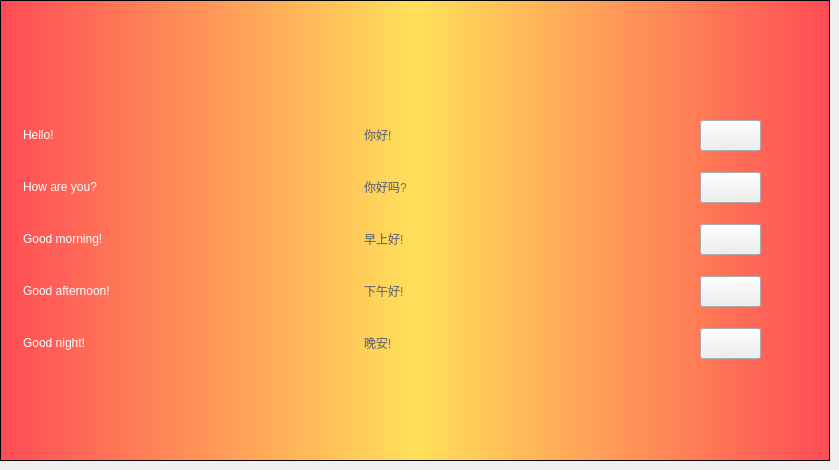
  <widget class="QWidget" name="tab_9">
   <attribute name="title">
    <string>Mandarin</string>
   </attribute>
   <widget class="QFrame" name="frame_9">
    <property name="geometry">
     <rect>
      <x>0</x>
      <y>0</y>
      <width>830</width>
      <height>461</height>
     </rect>
    </property>
    <property name="styleSheet">
     <string notr="true">QFrame {
	color: white;
}

QFrame#frame_9 { 
	background-color: qlineargradient(spread:pad, x1:0, y1:0, x2:1, y2:0, stop:0 rgba(255, 75, 85, 255), stop:0.5 rgba(255, 225, 90, 255), stop:1 rgba(255, 75, 85, 255));
}</string>
    </property>
    <property name="frameShape">
     <enum>QFrame::StyledPanel</enum>
    </property>
    <property name="frameShadow">
     <enum>QFrame::Raised</enum>
    </property>
    <widget class="QLabel" name="lb_flag_mandarin">
     <property name="geometry">
      <rect>
       <x>364</x>
       <y>20</y>
       <width>102</width>
       <height>64</height>
      </rect>
     </property>
     <property name="styleSheet">
      <string notr="true"/>
     </property>
     <property name="text">
      <string/>
     </property>
    </widget>
    <widget class="QLabel" name="label_85">
     <property name="geometry">
      <rect>
       <x>23</x>
       <y>112</y>
       <width>100</width>
       <height>46</height>
      </rect>
     </property>
     <property name="styleSheet">
      <string notr="true">font: 75 28pt &quot;Trebuchet MS&quot;;</string>
     </property>
     <property name="text">
      <string>Hello!</string>
     </property>
    </widget>
    <widget class="QLabel" name="label_86">
     <property name="geometry">
      <rect>
       <x>23</x>
       <y>320</y>
       <width>196</width>
       <height>46</height>
      </rect>
     </property>
     <property name="styleSheet">
      <string notr="true">font: 75 28pt &quot;Trebuchet MS&quot;;</string>
     </property>
     <property name="text">
      <string>Good night!</string>
     </property>
    </widget>
    <widget class="QLabel" name="label_87">
     <property name="geometry">
      <rect>
       <x>23</x>
       <y>164</y>
       <width>219</width>
       <height>46</height>
      </rect>
     </property>
     <property name="styleSheet">
      <string notr="true">font: 75 28pt &quot;Trebuchet MS&quot;;</string>
     </property>
     <property name="text">
      <string>How are you?</string>
     </property>
    </widget>
    <widget class="QLabel" name="label_88">
     <property name="geometry">
      <rect>
       <x>23</x>
       <y>216</y>
       <width>246</width>
       <height>46</height>
      </rect>
     </property>
     <property name="styleSheet">
      <string notr="true">font: 75 28pt &quot;Trebuchet MS&quot;;</string>
     </property>
     <property name="text">
      <string>Good morning!</string>
     </property>
    </widget>
    <widget class="QLabel" name="label_89">
     <property name="geometry">
      <rect>
       <x>23</x>
       <y>268</y>
       <width>273</width>
       <height>46</height>
      </rect>
     </property>
     <property name="styleSheet">
      <string notr="true">font: 75 28pt &quot;Trebuchet MS&quot;;</string>
     </property>
     <property name="text">
      <string>Good afternoon!</string>
     </property>
    </widget>
    <widget class="QPushButton" name="bt_mandarin_1">
     <property name="enabled">
      <bool>true</bool>
     </property>
     <property name="geometry">
      <rect>
       <x>700</x>
       <y>120</y>
       <width>61</width>
       <height>31</height>
      </rect>
     </property>
     <property name="styleSheet">
      <string notr="true"/>
     </property>
     <property name="text">
      <string/>
     </property>
    </widget>
    <widget class="QPushButton" name="bt_mandarin_2">
     <property name="geometry">
      <rect>
       <x>700</x>
       <y>172</y>
       <width>61</width>
       <height>31</height>
      </rect>
     </property>
     <property name="text">
      <string/>
     </property>
    </widget>
    <widget class="QPushButton" name="bt_mandarin_3">
     <property name="geometry">
      <rect>
       <x>700</x>
       <y>224</y>
       <width>61</width>
       <height>31</height>
      </rect>
     </property>
     <property name="text">
      <string/>
     </property>
    </widget>
    <widget class="QPushButton" name="bt_mandarin_4">
     <property name="geometry">
      <rect>
       <x>700</x>
       <y>276</y>
       <width>61</width>
       <height>31</height>
      </rect>
     </property>
     <property name="text">
      <string/>
     </property>
    </widget>
    <widget class="QPushButton" name="bt_mandarin_5">
     <property name="geometry">
      <rect>
       <x>700</x>
       <y>328</y>
       <width>61</width>
       <height>31</height>
      </rect>
     </property>
     <property name="text">
      <string/>
     </property>
    </widget>
    <widget class="QLabel" name="label_90">
     <property name="geometry">
      <rect>
       <x>364</x>
       <y>216</y>
       <width>246</width>
       <height>46</height>
      </rect>
     </property>
     <property name="styleSheet">
      <string notr="true">font: 75 28pt &quot;Trebuchet MS&quot;;
color: #717171;</string>
     </property>
     <property name="text">
      <string>早上好!</string>
     </property>
    </widget>
    <widget class="QLabel" name="label_91">
     <property name="geometry">
      <rect>
       <x>364</x>
       <y>164</y>
       <width>219</width>
       <height>46</height>
      </rect>
     </property>
     <property name="styleSheet">
      <string notr="true">font: 75 28pt &quot;Trebuchet MS&quot;;
color: #717171;</string>
     </property>
     <property name="text">
      <string>你好吗?</string>
     </property>
    </widget>
    <widget class="QLabel" name="label_92">
     <property name="geometry">
      <rect>
       <x>364</x>
       <y>268</y>
       <width>273</width>
       <height>46</height>
      </rect>
     </property>
     <property name="styleSheet">
      <string notr="true">font: 75 28pt &quot;Trebuchet MS&quot;;
color: #717171;</string>
     </property>
     <property name="text">
      <string>下午好!</string>
     </property>
    </widget>
    <widget class="QLabel" name="label_93">
     <property name="geometry">
      <rect>
       <x>364</x>
       <y>320</y>
       <width>196</width>
       <height>46</height>
      </rect>
     </property>
     <property name="styleSheet">
      <string notr="true">font: 75 28pt &quot;Trebuchet MS&quot;;
color: #717171;</string>
     </property>
     <property name="text">
      <string>晚安!</string>
     </property>
    </widget>
    <widget class="QLabel" name="label_94">
     <property name="geometry">
      <rect>
       <x>364</x>
       <y>112</y>
       <width>221</width>
       <height>46</height>
      </rect>
     </property>
     <property name="styleSheet">
      <string notr="true">font: 75 28pt &quot;Trebuchet MS&quot;;
color: #717171;</string>
     </property>
     <property name="text">
      <string>你好!</string>
     </property>
    </widget>
   </widget>
  </widget>
